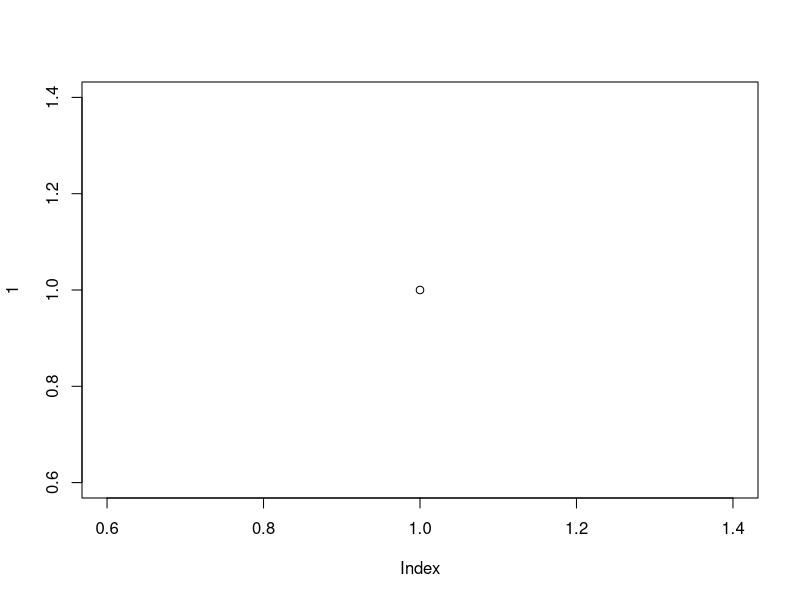
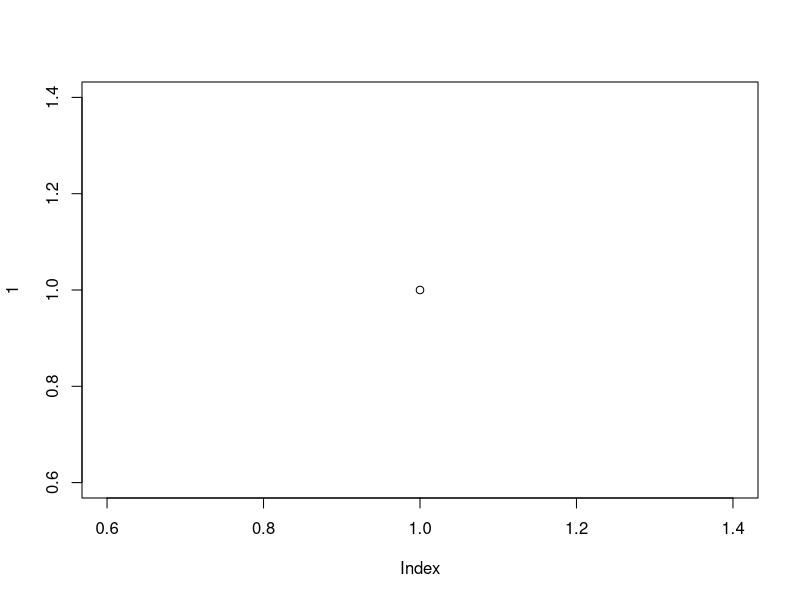

The R script that drew these images, in order:
## ---- chunk 1
if(!require("vegan")) install.packages ("vegan") # se ele não puder ser carregado ele vai instalar os pacotes
if(!require("knitr"))install.packages("knitr")

## ---- chunk 2
data("mtcars")
summary(lm(mpg ~ carb, mtcars))
## ---- chunk 3
data("mtcars")
kable(mtcars)

## ---- chunk 4

plot (1)

## ---- chunk 5
plot(1)

